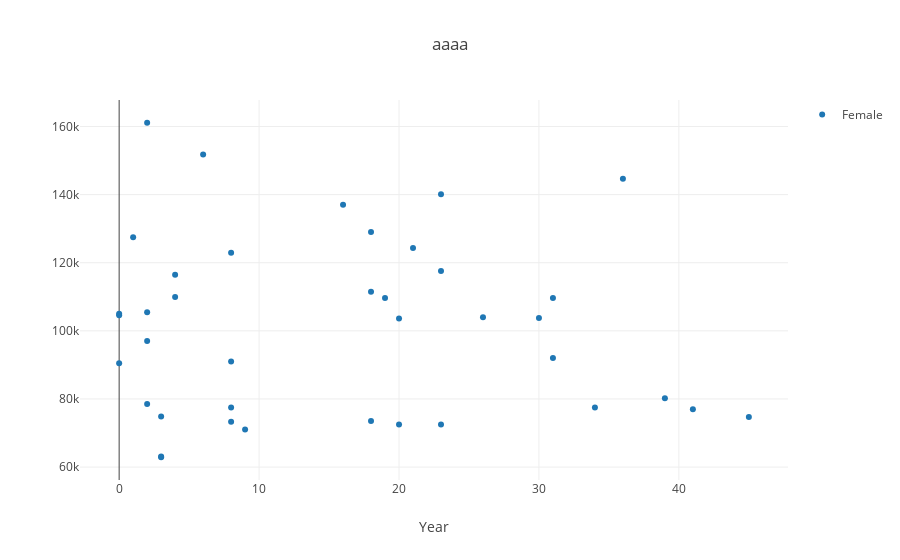

Source (notebook cell):
### Code cell
# Conclusion 2008 US college Gender based Salary distribution
trace = go.Scatter(
    x = academic_salary['yrs.service'],
    y = academic_salary[academic_salary['sex']== 'Female'].salary,
    mode = 'markers',
    name = 'Female'
)

layout = go.Layout(
    title = 'aaaa',
    showlegend = True,
    xaxis=dict(
        title="Year"),
)

data = [trace]
fig = dict(data=data, layout=layout)
py.offline.iplot(fig)

### Figure 1 — Plotly figure (JSON) as saved in the notebook; plotly's stock layout.template omitted (floating-point values rounded to 4 significant figures; data arrays with more than 128 entries replaced by an {"elided": "..."} marker saying what was removed)
{"data": [{"mode": "markers", "name": "Female", "type": "scatter", "x": {"elided": "397 int values"}, "y": [129000, 137000, 74830, 80225, 77000, 151768, 140096, 74692, 103613, 111512, 122960, 97032, 127512, 105000, 73500, 62884, 72500, 77500, 72500, 144651, 103994, 92000, 103750, 109650, 91000, 73300, 117555, 63100, 90450, 77500, 116450, 78500, 71065, 161101, 105450, 104542, 124312, 109954, 109646]}], "layout": {"showlegend": true, "title": "aaaa", "xaxis": {"title": "Year"}}}
